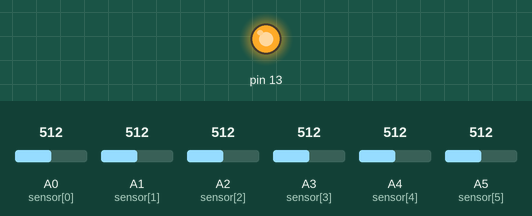
Simulated run of this sketch. Board: Arduino Uno, built with avr-gcc and run on an emulated ATmega328P. On the bench: output pins drawn as LEDs (lit = HIGH). Inputs (shaded band) come from the test bench; at power-on: A0 (sensor[0]) = 512, A1 (sensor[1]) = 512, A2 (sensor[2]) = 512, A3 (sensor[3]) = 512, A4 (sensor[4]) = 512, A5 (sensor[5]) = 512. What the sketch prints to the serial monitor is not drawn.

Above: at 0.1 s.
Timing chart, 0 to 1.6 s (numbered marks = the images above):
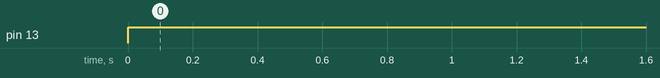

Measured:
- by itself, pin 13: LOW → HIGH at 0.00 s

The sketch:

Sensor.ino
```cpp
const int sensor[] = {A0, A1, A2, A3, A4, A5};

void setup() {
  Serial.begin(115200);
  pinMode(13, OUTPUT);
}

void loop() {
  digitalWrite(13, HIGH);
  Serial.print("Values ");
  for(int i = 0; i<6; i++)
  {
    Serial.print(analogRead(sensor[i]));
    Serial.print(" ");
  }
  Serial.println();
  delay(1000);
}
```
